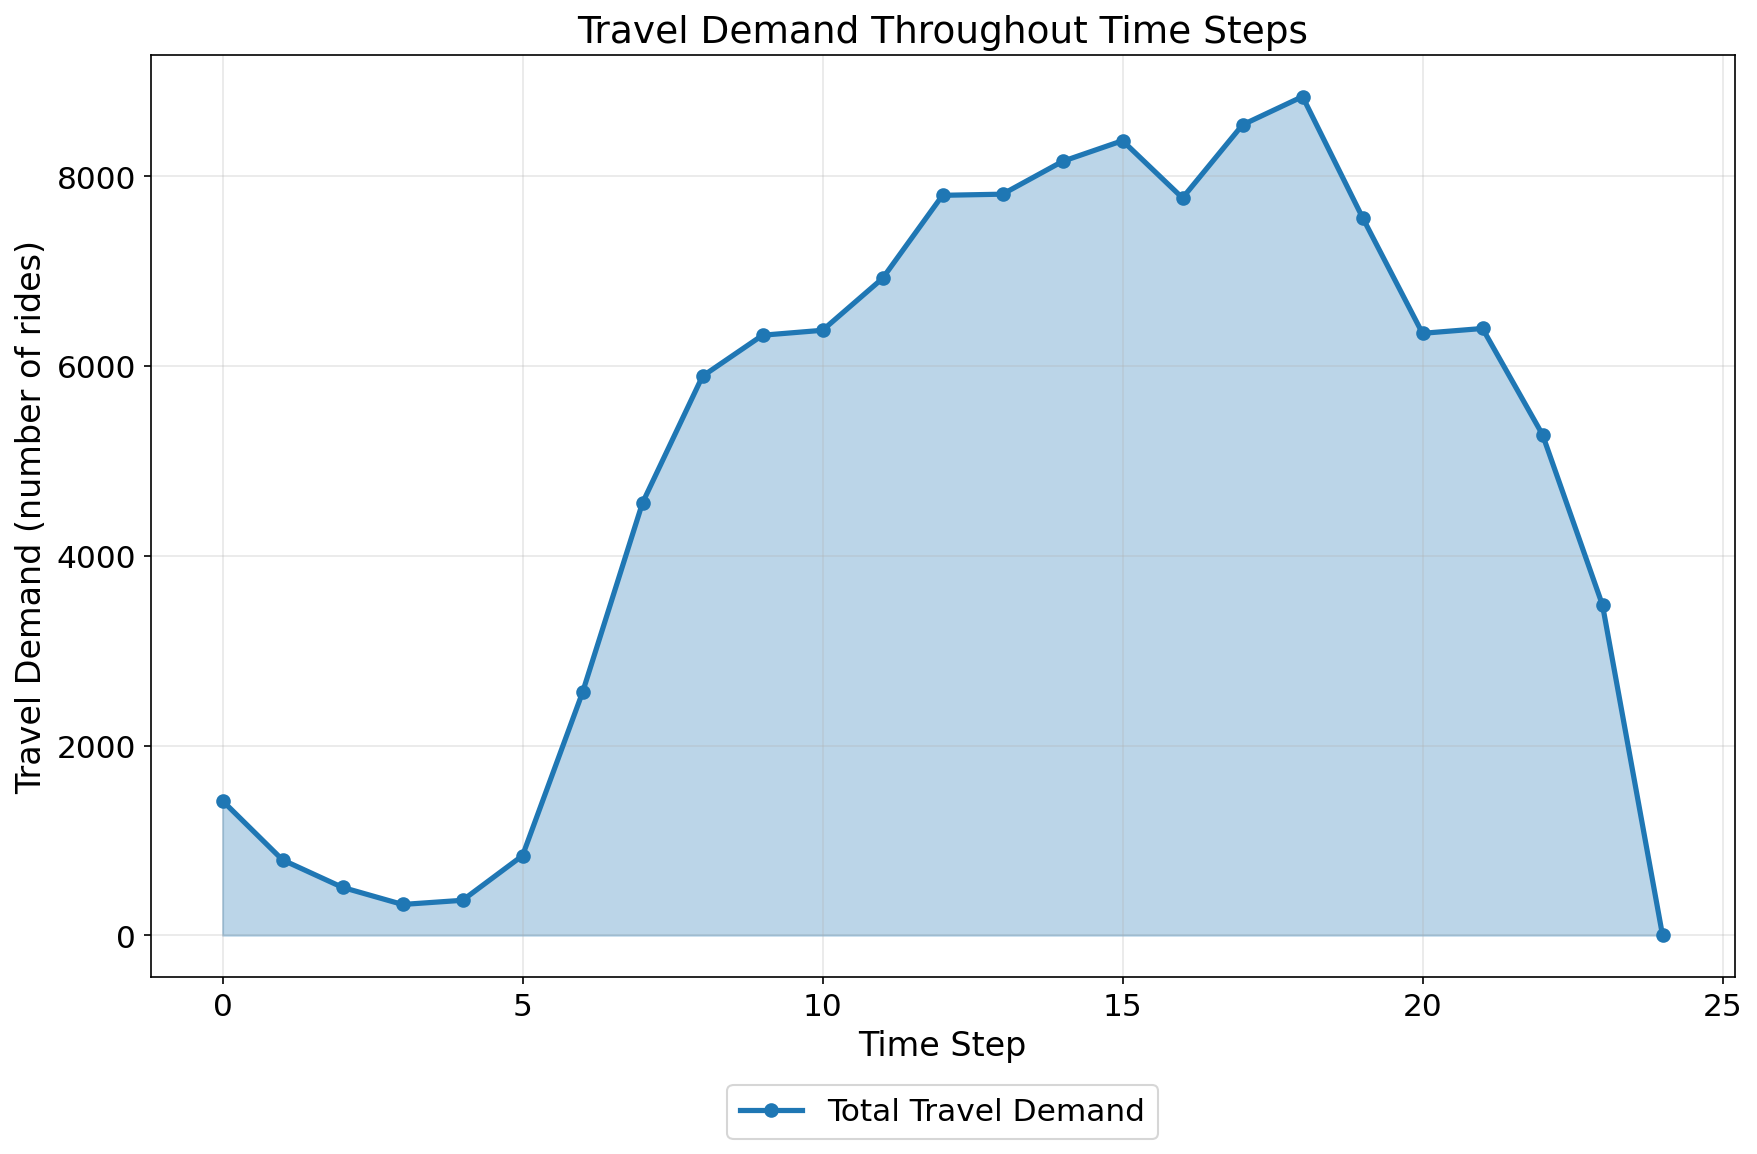

The script that saved this image:
import json
import matplotlib.pyplot as plt
import numpy as np
import os

plt.rcParams.update({
    "font.size": 16,
    "axes.titlesize": 18,
    "axes.labelsize": 16,
    "xtick.labelsize": 15,
    "ytick.labelsize": 15,
    "legend.fontsize": 15,
    "figure.titlesize": 18,
})


# Load test case
base_dir = os.path.dirname(os.path.abspath(__file__))
testcase_path = os.path.normpath(os.path.join(base_dir, "..", "Testcases", "manhattan_jan2.json"))
with open(testcase_path, 'r') as f:
    testcase = json.load(f)

# Extract parameters
T = testcase["T"]  # Number of time steps
N = testcase["N"]  # Number of zones
travel_demand = testcase["travel_demand"]

# Aggregate travel demand by time step
demand_by_time = [0] * (T + 1)

for key, demand_value in travel_demand.items():
    parts = key.split(',')
    origin = int(parts[0])
    destination = int(parts[1])
    time = int(parts[2])
    
    if 0 <= time <= T:
        demand_by_time[time] += demand_value

# Calculate total demand
total_demand = sum(demand_by_time)

print(f"\n{'='*60}")
print(f"Travel Demand Analysis for {testcase_path}")
print(f"{'='*60}")
print(f"Number of zones (N): {N}")
print(f"Number of time steps (T): {T}")
print(f"\nTotal travel demand across all time steps: {total_demand} rides")
print(f"Average demand per time step: {total_demand / (T + 1):.2f} rides")
print(f"Peak demand at time step: {demand_by_time.index(max(demand_by_time))}")
print(f"Peak demand value: {max(demand_by_time)} rides")
print(f"{'='*60}\n")

# Create plot
plt.figure(figsize=(12, 8))
time_steps = list(range(T + 1))

plt.plot(
    time_steps,
    demand_by_time,
    color='tab:blue',
    linewidth=2.5,
    marker='o',
    markersize=6,
    label='Total Travel Demand'
)

plt.fill_between(
    time_steps,
    demand_by_time,
    alpha=0.3,
    color='tab:blue'
)

plt.xlabel('Time Step')
plt.ylabel('Travel Demand (number of rides)')
plt.title(f'Travel Demand Throughout Time Steps')
plt.grid(True, alpha=0.3)
plt.legend(loc='upper center', bbox_to_anchor=(0.5, -0.1), ncol=1, frameon=True)
plt.tight_layout()

# Save plot
output_path = "travel_demand_analysis.png"
plt.savefig(output_path, dpi=150, bbox_inches="tight")
print(f"Plot saved to: {output_path}\n")

plt.show()

# Print detailed time step breakdown
print("\nDetailed Travel Demand by Time Step:")
print(f"{'Time Step':<12} {'Demand':<12}")
print("-" * 24)
for t in time_steps:
    print(f"{t:<12} {demand_by_time[t]:<12}")
print("-" * 24)
print(f"{'TOTAL':<12} {total_demand:<12}")
